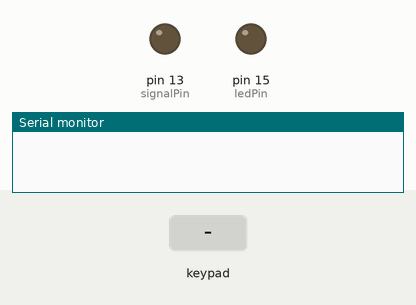
Bench run of a sketch on a simulated Arduino Uno, built with avr-gcc and run on an emulated ATmega328P. On the bench: output pins drawn as LEDs (lit = HIGH), the last lines printed to the serial monitor. Dashed ring = blinking. The inputs (shaded band) are chosen by the test bench.

Above: at 1.2 s.
1.3 s: key '1' pressed
At 1.43 s:
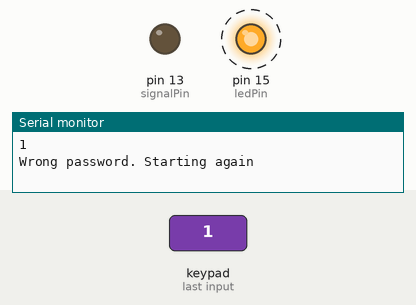
4.3 s: keypad keys 3 5 2 # pressed 0.4 s apart
At 4.47 s:
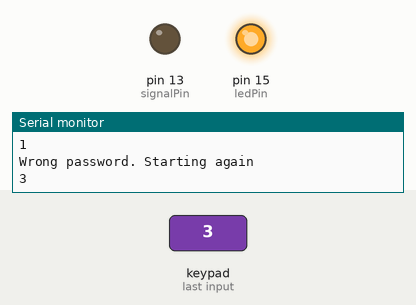
8.9 s: key '*' pressed
Timing chart, 0 to 15.4 s (numbered marks = the images above; inputs shaded):
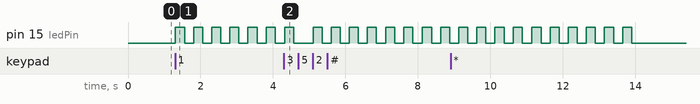

The sketch:

main.ino
```cpp
#include <Key.h>
#include <Keypad.h>

const byte ROWS = 4;
const byte COLS = 3;

char keys[ROWS][COLS] = {
  {'1','2','3'},
  {'4','5','6'},
  {'7','8','9'},
  {'*','0','#'}
};

byte rowPins[ROWS] = {5, 4, 0, 2};
byte colPins[COLS] = {16, 14, 12};

int ledPin = 15;
int signalPin = 13;

long debounceTimer;
long ledOffTime;
int currentPasswordIndex = 0;
int passwordLength = 3;
char password[9] = {"352"};
bool solved = false;

Keypad keypad = Keypad(makeKeymap(keys), rowPins, colPins, ROWS, COLS);

void setup() {
  Serial.begin(115200);
  while (!Serial) { }

  pinMode(ledPin, OUTPUT);
  pinMode(signalPin, OUTPUT);

  digitalWrite(signalPin, LOW);
  digitalWrite(ledPin, HIGH);
}

void loop() {
  if (millis() >= ledOffTime) {
    digitalWrite(ledPin, LOW);
  }

  char key = keypad.getKey();

  if (!solved && key && debounceTimer <= millis()) {
    debounceTimer = millis() + 500;
    ledOffTime = millis() + 250;

    digitalWrite(ledPin, HIGH);

    Serial.println(key);

    if (key != password[currentPasswordIndex]) {
      currentPasswordIndex = 0;
      Serial.println("Wrong password. Starting again");
      digitalWrite(ledPin, HIGH);
      delay(250);
      digitalWrite(ledPin, LOW);
      delay(250);
      digitalWrite(ledPin, HIGH);
      delay(250);
      digitalWrite(ledPin, LOW);
      delay(250);
      digitalWrite(ledPin, HIGH);
      delay(250);
      digitalWrite(ledPin, LOW);
      delay(250);
      digitalWrite(ledPin, HIGH);
      delay(250);
      digitalWrite(ledPin, LOW);
      delay(250);
      digitalWrite(ledPin, HIGH);
      delay(250);
      digitalWrite(ledPin, LOW);
      delay(250);
      digitalWrite(ledPin, HIGH);
      delay(250);
      digitalWrite(ledPin, LOW);
      delay(250);
    } else {
      // digitalWrite(GREENLED_PIN, HIGH);
      currentPasswordIndex++;

      if (currentPasswordIndex == passwordLength) {
        currentPasswordIndex = 0;

        // Password correct
        Serial.println("Yay!");
        solved = true;
        digitalWrite(signalPin, HIGH);
      }
    }
  }
}
```

Measured:
- after the input at 1.3 s, pin 15 (ledPin): alternates HIGH for 0.25 s and LOW for 0.25 s, starting at once
- after the input at 4.3 s, pin 15 (ledPin): goes HIGH 0.25 s, LOW 0.53 s, 7 × (HIGH 0.25 s, LOW 0.25 s), HIGH 0.25 s, then LOW, starting at once
